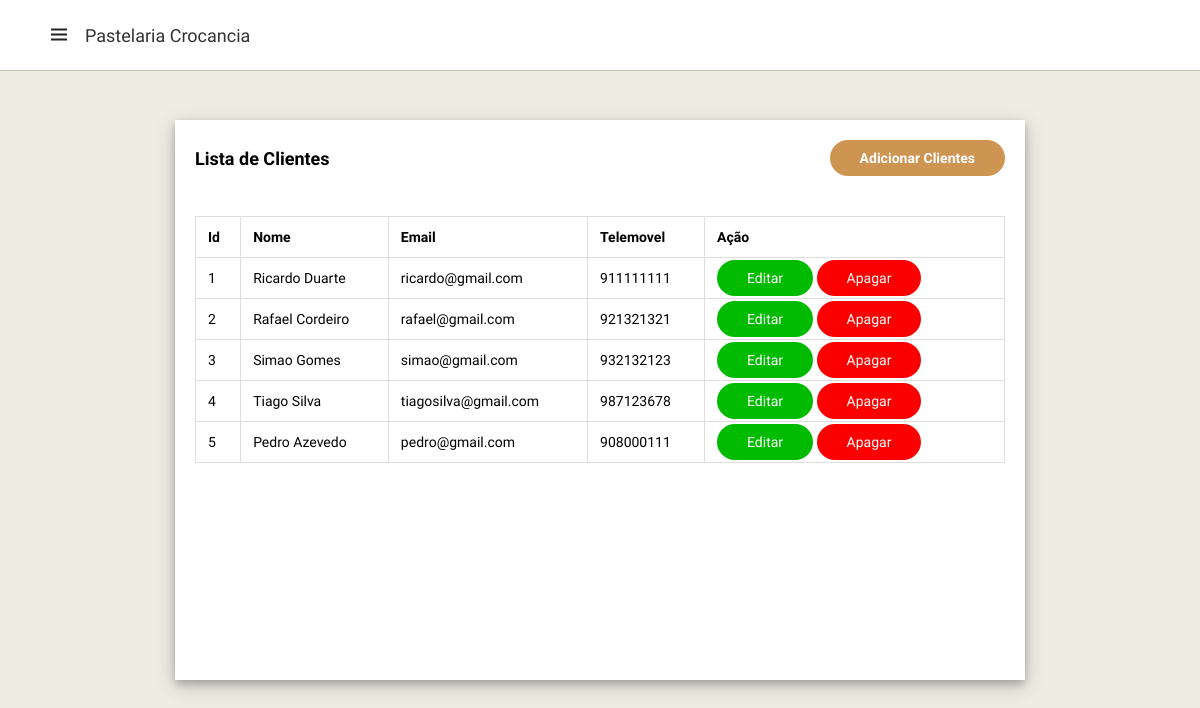
Page /admin.clientes.php on the committed database.
### tables this page shows
CREATE TABLE "Clientes" (
	"ID"	INTEGER NOT NULL,
	"Nome"	VARCHAR NOT NULL,
	"Email"	varchar NOT NULL,
	"Senha"	varchar NOT NULL,
	"Telefone"	INTEGER NOT NULL,
	"role"	varchar DEFAULT 'user',
	"dataRegisto"	dateTime,
	"Perfil"	varchar DEFAULT '.\img\icon\profile.png',
	PRIMARY KEY("ID")
);

### includes/functions.inc.php (called while the page is built, shortened)
<?php
function paginationClientes($db, $currentPage = 1, $rowsPerPage = 5) {
    $result = $db->query('SELECT COUNT(*) as count FROM Clientes');
    $row = $result->fetchArray();
    $totalClients = $row['count'];
    $totalPages = ceil($totalClients / $rowsPerPage);
    $offset = ($currentPage - 1) * $rowsPerPage;
    $sql = "SELECT * FROM Clientes ORDER BY ID LIMIT $rowsPerPage OFFSET $offset";
    $result = $db->query($sql);
    $clientes = [];
    while ($cliente = $result->fetchArray(SQLITE3_ASSOC)) {
        $clientes[] = $cliente;
    }
    return ['clientes' => $clientes, 'totalPages' => $totalPages];
}

### admin.clientes.php (the view, shortened to what this page needs)
<?php
require_once 'includes/conn.php';
require_once 'includes/functions.inc.php';
$currentPage = isset($_GET['page-nr']) ? (int)$_GET['page-nr'] : 1;
$paginationResultClientes = paginationClientes($db, $currentPage);
$clientes = $paginationResultClientes['clientes'];
?>
<!DOCTYPE html>
<html lang="en">
<head>
    <link rel="stylesheet" href="https://cdnjs.cloudflare.com/ajax/libs/font-awesome/6.5.1/css/all.min.css">
    <link rel="stylesheet" href="https://cdn.jsdelivr.net/npm/swiper@11/swiper-bundle.min.css" />
    <link rel="stylesheet" href="https://cdnjs.cloudflare.com/ajax/libs/toastr.js/latest/toastr.min.css">
    <link href='https://unpkg.com/boxicons@2.1.4/css/boxicons.min.css' rel='stylesheet'>
    <link rel="stylesheet" href="style.css">
</head>
<body>
    <nav>
        <div class="logo">
            <i class='bx bx-menu menu-icon'></i>
            <span class="logo-name">Pastelaria Crocancia</span>
        </div>
    </nav>
    <div class="containerCliente">
        <div class="content">
            <div class="card">
                <div class="card-header">
                    <h4 style="font-size: 18px;">
                        Lista de Clientes
                    </h4>
                    <a href="admin.clientes-add.php" class="btn-home">Adicionar Clientes</a>
                </div>
                <div class="card-body">
                   <table class="table">
                        <thead>
                            <th>Id</th>
                            <th>Nome</th>
                            <th>Email</th>
                            <th>Telemovel</th>
                            <th>Ação</th>
                        </thead>
                        <tbody>
                        <?php foreach ($clientes as $cliente): ?>
                        <tr>
                            <td><?php echo htmlspecialchars($cliente['ID']); ?></td>
                            <td><?php echo htmlspecialchars($cliente['Nome']); ?></td>
                            <td><?php echo htmlspecialchars($cliente['Email']); ?></td>
                            <td><?php echo htmlspecialchars($cliente['Telefone']); ?></td>
                            <td width="300px">
                                    <a href="admin.clientes-edit.php?ID=<?php echo $cliente['ID']; ?>" class="btn-edit" style="background-color: #0b0; font-weight: 500">Editar</a>
                                    <a href="includes/admin.clientes-delete.php?id=<?php echo $cliente['ID']; ?>" class="btn-edit" style="background-color: #fc0000; font-weight: 500">Apagar</a>
                            </td>
                        </tr>
                        <?php endforeach; ?>
                        </tbody>
                   </table>
                    <div class="pagination">
                    </div>
                </div>
            </div>
        </div>
    </div>
</body>
</html>

### style.css (style rules this page uses)
* { font-family: 'Spartan', sans-serif; margin: 0; padding: 0; box-sizing: border-box; outline: none; border: none; text-decoration: none; }
body { width: 100%; min-height: 100%; background-color: var(--white-light); }
:root { --white-light: #efece3; --orange: #cd9452; --black: #222; --white: #fff; --border: .1rem solid #cce7d0; --box-shadow: 0 5rem 1rem rgba(0,0,0.1); }
html { font-size: 62.5%; overflow-x: hidden; scroll-behavior: smooth; scroll-padding-top: 6rem; }
nav { padding: 3.5rem; position: fixed; top: 0; left: 0; height: 70px; width: 100%; display: flex; justify-content: space-between; align-items: center; background-color: var(--white); box-shadow: 0 0 1px rgba(0,0,0.1); z-index: 10000; }
nav .logo { display: flex; align-items: center; margin: 0 12px; }
.logo .menu-icon { color: var(--black); font-size: 24px; margin-right: 14px; cursor: pointer; }
.logo .logo-name { color: #333; font-size: 18px; font-weight: 500; }
.containerCliente { margin-left: 15rem; margin-right: 15rem; }
.containerCliente .content { position: relative; margin-top: 15vh; }
.containerCliente .card { margin: 0 25px; flex: 2; background: #fff; min-height: 70vh; box-shadow: 0 4px 8px 0 rgba(0, 0, 0, 0.2), 0 6px 20px 0 rgba(0, 0, 0, 0.19); overflow: hidden; }
.containerCliente .card-header { padding: 20px; display: flex; justify-content: space-between; align-items: center; }
.containerCliente .card-body { padding: 20px; font-size: 14px; }
.containerCliente .table { width: 100%; border-collapse: collapse; }
.containerCliente .table th, .table td { padding: 12px; border: 1px solid #ddd; text-align: left; }
.containerCliente .btn-home { margin-left: 50rem; background: var(--orange); color: var(--white); cursor: pointer; font-size: 14px; font-weight: bold; padding: 1rem 3rem; border-radius: 3rem; }
.containerCliente .btn-edit { background: var(--orange); color: var(--white); cursor: pointer; padding: 1rem 3rem; border-radius: 3rem; }
.containerCliente .card-body .pagination { display: flex; justify-content: center; padding: 20px; gap: 10px; }
.containerPedido .table th, .table td { padding: 12px; border: 1px solid #ddd; text-align: left; }

### rows in the picture
clientes: ID "1", Nome "Ricardo Duarte", Email "ricardo@gmail.com", Telefone "911111111"
clientes: ID "2", Nome "Rafael Cordeiro", Email "rafael@gmail.com", Telefone "921321321"
clientes: ID "3", Nome "Simao Gomes", Email "simao@gmail.com", Telefone "932132123"
clientes: ID "4", Nome "Tiago Silva", Email "tiagosilva@gmail.com", Telefone "987123678"
clientes: ID "5", Nome "Pedro Azevedo", Email "pedro@gmail.com", Telefone "908000111"
